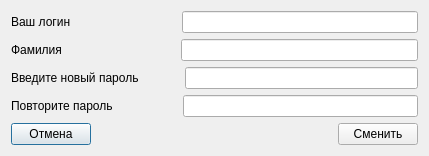
<?xml version="1.0" encoding="UTF-8"?>
<ui version="4.0">
 <class>Dialog</class>
 <widget class="QDialog" name="Dialog">
  <property name="geometry">
   <rect>
    <x>0</x>
    <y>0</y>
    <width>429</width>
    <height>155</height>
   </rect>
  </property>
  <property name="windowTitle">
   <string>Dialog</string>
  </property>
  <layout class="QVBoxLayout" name="verticalLayout">
   <item>
    <layout class="QHBoxLayout" name="horizontalLayout_4">
     <item>
      <widget class="QLabel" name="label_3">
       <property name="text">
        <string>Ваш логин</string>
       </property>
      </widget>
     </item>
     <item>
      <spacer name="horizontalSpacer_4">
       <property name="orientation">
        <enum>Qt::Horizontal</enum>
       </property>
       <property name="sizeType">
        <enum>QSizePolicy::Fixed</enum>
       </property>
       <property name="sizeHint" stdset="0">
        <size>
         <width>105</width>
         <height>20</height>
        </size>
       </property>
      </spacer>
     </item>
     <item>
      <widget class="QLineEdit" name="line_user_login"/>
     </item>
    </layout>
   </item>
   <item>
    <layout class="QHBoxLayout" name="horizontalLayout_5">
     <item>
      <widget class="QLabel" name="label_4">
       <property name="text">
        <string>Фамилия</string>
       </property>
      </widget>
     </item>
     <item>
      <spacer name="horizontalSpacer_5">
       <property name="orientation">
        <enum>Qt::Horizontal</enum>
       </property>
       <property name="sizeType">
        <enum>QSizePolicy::Fixed</enum>
       </property>
       <property name="sizeHint" stdset="0">
        <size>
         <width>113</width>
         <height>20</height>
        </size>
       </property>
      </spacer>
     </item>
     <item>
      <widget class="QLineEdit" name="line_user_secon_name"/>
     </item>
    </layout>
   </item>
   <item>
    <layout class="QHBoxLayout" name="horizontalLayout">
     <item>
      <widget class="QLabel" name="label">
       <property name="text">
        <string>Введите новый пароль</string>
       </property>
      </widget>
     </item>
     <item>
      <spacer name="horizontalSpacer">
       <property name="orientation">
        <enum>Qt::Horizontal</enum>
       </property>
       <property name="sizeType">
        <enum>QSizePolicy::Fixed</enum>
       </property>
       <property name="sizeHint" stdset="0">
        <size>
         <width>40</width>
         <height>20</height>
        </size>
       </property>
      </spacer>
     </item>
     <item>
      <widget class="QLineEdit" name="line_new_password"/>
     </item>
    </layout>
   </item>
   <item>
    <layout class="QHBoxLayout" name="horizontalLayout_2">
     <item>
      <widget class="QLabel" name="label_2">
       <property name="text">
        <string>Повторите пароль</string>
       </property>
      </widget>
     </item>
     <item>
      <spacer name="horizontalSpacer_2">
       <property name="orientation">
        <enum>Qt::Horizontal</enum>
       </property>
       <property name="sizeType">
        <enum>QSizePolicy::Fixed</enum>
       </property>
       <property name="sizeHint" stdset="0">
        <size>
         <width>64</width>
         <height>20</height>
        </size>
       </property>
      </spacer>
     </item>
     <item>
      <widget class="QLineEdit" name="line_repeat_new_password"/>
     </item>
    </layout>
   </item>
   <item>
    <layout class="QHBoxLayout" name="horizontalLayout_3">
     <item>
      <widget class="QPushButton" name="btn_close">
       <property name="text">
        <string>Отмена</string>
       </property>
      </widget>
     </item>
     <item>
      <spacer name="horizontalSpacer_3">
       <property name="orientation">
        <enum>Qt::Horizontal</enum>
       </property>
       <property name="sizeHint" stdset="0">
        <size>
         <width>40</width>
         <height>20</height>
        </size>
       </property>
      </spacer>
     </item>
     <item>
      <widget class="QPushButton" name="btn_change">
       <property name="text">
        <string>Сменить</string>
       </property>
      </widget>
     </item>
    </layout>
   </item>
  </layout>
 </widget>
 <resources/>
 <connections/>
</ui>
